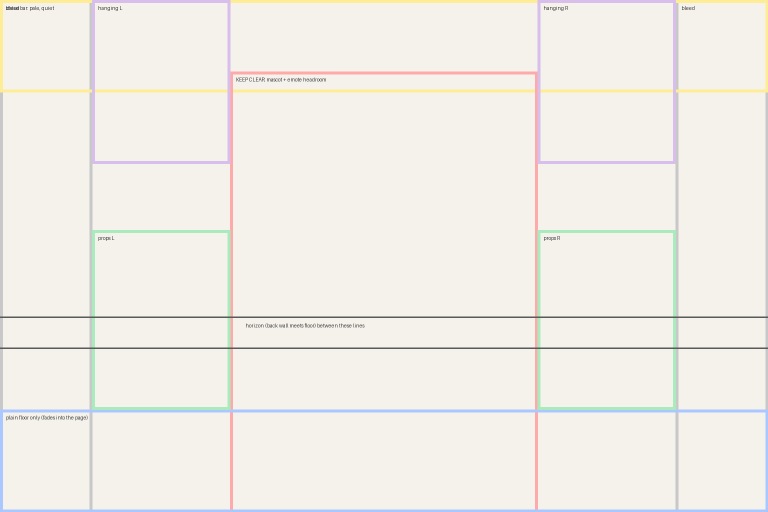
#> input picture design/tanks/zones-3x2.png, 1536 x 1024 px (shown at 1/2 size)
$ python check_tank.py zones-3x2.png
#> lines starting #> are read from the running program, lines starting #| are printed output that depends on the picture
"""Check a Grok tank painting against every place the app draws it, and show it there.

    python3 design/tanks/check_tank.py ~/Downloads/disco.png --id disco
    python3 design/tanks/check_tank.py --zones            # draw the composition map

Run it on every candidate before it goes anywhere near the cutter. It does the same
cover-scale and bottom fade as `~/Downloads/Sprout-handoff/scripts/cut_ios_tanks.py`
(imported from there when present, so the maths cannot drift), then:

  1. finds the floor line (where the back wall meets the ground) and reports the
     source row to paste into `FLOOR_LINE` in the cutter;
  2. finds the props — the boxes compose_tank.py recorded in <painting>.props.json,
     or else the blobs that stand out from the wall and floor — and checks each one
     lies inside the window that EVERY surface keeps (see SURFACES):
     the Home band on all iPhones, the shop hero and grid tiles, the collection
     card, the Kin header, the Focus band and the friend card. A prop that any of
     them would cut is a FAIL, and the report says which surface cuts it;
  3. measures the rules that made the first five plates blend into Home: pale top
     corners under the clock, a quiet centre column, a plain bottom fifth;
  4. writes `<id>-plate.png` (the 1440x1080 plate as it would ship), `<id>-props.png`
     (the plate with the always-visible window and every prop boxed, green inside /
     red cut) and `<id>-surfaces.png` (the plate on all nine surfaces at once).

Needs Pillow, numpy and scipy. The mascot in the previews is the bare stage II
Sprout still from design/sprout-stills/out/ — never a costume.
"""
from PIL import Image, ImageDraw
import numpy as np
from scipy import ndimage
import argparse, importlib.util, os, sys

HERE = os.path.dirname(os.path.abspath(__file__))
REPO = os.path.abspath(os.path.join(HERE, "..", ".."))
CUTTER = os.path.expanduser("~/Downloads/Sprout-handoff/scripts/cut_ios_tanks.py")
STILL = os.path.join(REPO, "design", "sprout-stills", "out", "sprout-mint-2@3x.png")

W, H = 1440, 1080            # the plate
FLOOR_AT = 0.64              # cutter: horizon lands here on a portrait source
FADE = 0.17                  # cutter: the last 17% smoothsteps to one colour
SCALE = 3                    # points to pixels in the previews

# Every place the app draws a scene, measured off the Swift on 2026-09-11, as the
# window of the 4:3 plate that survives: (x0, x1, y0, y1) in fractions, and how
# the mascot sits on it. Cover-scaling a 4:3 plate into a wider box cuts the top
# (bottom-anchored) or top and bottom (centred); into a taller box it cuts the sides.
#   home:      band = (w, min(w*0.836, h*0.385)), cover, bottom-anchored (HomeView)
#   shop:      TankTile — width stretched 14% past cover, bottom-anchored, grid
#              tiles pan up to the whole slack (KinShopView)
#   collect:   SceneCard — scaledToFill into 175x74, centred (CollectionView)
#   kin:       scaledToFit at full width, nothing cut (KinView)
#   focus:     scaledToFill into 402x222, centred, 50% under paper (FocusView)
#   friend:    scaledToFill into 362x212, centred, 55% under paper (FriendCardSheet)
def _cover(box_w, box_h, anchor_bottom, pan=0.0, stretch=1.0):
    if stretch != 1.0:                       # TankTile: 14% past cover, then 4:3
        dw = max(box_w * stretch, box_h * 4 / 3)
        dh = dw * 3 / 4
    else:
        scale = max(box_w / W, box_h / H)
        dw, dh = W * scale, H * scale
    slack = (dw - box_w) / 2
    x0 = (slack - pan * slack) / dw
    y0 = (dh - box_h) / dh if anchor_bottom else (dh - box_h) / 2 / dh
    return (x0, x0 + box_w / dw, y0, y0 + box_h / dh)


SURFACES = {
    "home 17 Pro":      dict(pt=(402, 336), win=_cover(402, 336, True), mascot=0.36),
    "home SE":          dict(pt=(375, 257), win=_cover(375, 257, True), mascot=0.36),
    "home Max":         dict(pt=(430, 359), win=_cover(430, 359, True), mascot=0.36),
    "shop hero":        dict(pt=(362, 196), win=_cover(362, 196, True, 0, 1.14), mascot=0.56),
    "shop grid":        dict(pt=(175, 142), win=_cover(175, 142, True, 0, 1.14), mascot=0.54),
    "shop grid pan -":  dict(pt=(175, 142), win=_cover(175, 142, True, -1, 1.14), mascot=0.60),
    "shop grid pan +":  dict(pt=(175, 142), win=_cover(175, 142, True, 1, 1.14), mascot=0.60),
    "collection card":  dict(pt=(175, 74),  win=_cover(175, 74, False), mascot=0),
    "kin header":       dict(pt=(402, 301), win=(0, 1, 0, 1), mascot=0.36),
    "focus band":       dict(pt=(402, 222), win=_cover(402, 222, False), mascot=0.43),
    "friend card":      dict(pt=(362, 212), win=_cover(362, 212, False), mascot=0.42),
}

# The window every surface keeps, and the column the mascot stands in at rest.
ALWAYS = (max(s["win"][0] for s in SURFACES.values()), min(s["win"][1] for s in SURFACES.values()),
          max(s["win"][2] for s in SURFACES.values()), min(s["win"][3] for s in SURFACES.values()))
MASCOT_X = (0.30, 0.70)
# Where a stand prop's feet land, and the floor under and around them that has to be
# bare for a slot to work: the horizon (~0.65) down to where the fade begins.
# The y range is set per plate from the detected horizon: the ridge's bases sit on
# the horizon, so the stage starts just below it and runs to where the fade begins.
STAGES = {"left": (0.12, 0.30), "right": (0.70, 0.88)}
STAGE_REF_X = (0.40, 0.60)             # the centre floor, bare by the older rule
STAGE_BELOW_HORIZON, STAGE_BOTTOM = 0.035, 0.83


# --- the cutter's maths, imported so a check and a cut never disagree ------------
def _load_cutter():
    if not os.path.exists(CUTTER):
        return None
    spec = importlib.util.spec_from_file_location("cut_ios_tanks", CUTTER)
    mod = importlib.util.module_from_spec(spec)
    spec.loader.exec_module(mod)
    return mod


cutter = _load_cutter()


def _finish_local(plate):
    """Copy of cut_ios_tanks.finish/ramp for when the handoff folder is missing."""
    a = np.asarray(plate).astype(float)
    mid = a[:, W // 4: 3 * W // 4, :]
    hi = mid[int(H * 0.86): int(H * 0.90)].mean(axis=(0, 1))
    lo = mid[int(H * 0.96): int(H * 0.995)].mean(axis=(0, 1))
    per_px = (lo - hi) / ((0.975 - 0.88) * H)
    handoff = np.clip(lo + per_px * (H * 0.025), 0, 255)
    start = int(H * (1 - FADE))
    for i, y in enumerate(range(start, H)):
        t = i / (H - start - 1)
        s = t * t * (3 - 2 * t)
        a[y] = a[y] * (1 - s) + handoff * s
    return Image.fromarray(a.astype(np.uint8)), handoff, per_px


def finish(plate):
    return cutter.finish(plate) if cutter else _finish_local(plate)


def page_deep(handoff, per_px):
    if cutter:
        return cutter.page_deep(handoff, per_px)
    return tuple(int(round(v)) for v in handoff)


# --- measuring ------------------------------------------------------------------
def luma(a):
    return 0.2126 * a[..., 0] + 0.7152 * a[..., 1] + 0.0722 * a[..., 2]


def floor_line(im):
    """Row where the back wall meets the ground: the strongest brightness step down
    the centre column between 45% and 85% of the height, after a light blur."""
    a = np.asarray(im.convert("RGB")).astype(float)
    h, w = a.shape[:2]
    col = luma(a)[:, int(w * 0.40): int(w * 0.60)].mean(axis=1)
    k = max(3, h // 100)
    col = np.convolve(col, np.ones(k) / k, mode="same")
    lo, hi = int(h * 0.45), int(h * 0.85)
    g = np.abs(np.diff(col))[lo:hi]
    return int(np.argmax(g)) + lo


def cut(im, floor_row):
    """Cover-scale to the plate; keep the whole height of a landscape source, and
    place a portrait source so its floor line lands at FLOOR_AT (the cutter's rule)."""
    scale = max(W / im.width, H / im.height)
    big = im.resize((round(im.width * scale), round(im.height * scale)), Image.LANCZOS)
    x = (big.width - W) // 2
    y = 0 if big.height <= H else max(0, min(big.height - H, int(floor_row * scale - FLOOR_AT * H)))
    return big.crop((x, y, x + W, y + H)), scale


def edges(L):
    return np.abs(np.diff(L, axis=1))[:-1, :] + np.abs(np.diff(L, axis=0))[:, :-1]


def props(plate):
    """The things standing in the tank, as boxes in plate fractions.

    Wall and floor are smooth gradients and the mounds are tone-on-tone, so a wide
    median filter rebuilds the background under anything smaller than a fifth of the
    frame; what differs from that by more than 45 (summed over RGB) is a prop.
    Blobs under 0.4% of the plate are texture; blobs wider than 60% are the ridge.
    Done at an eighth of the size: a box does not need more, and the median filter
    is quadratic in its window."""
    small = plate.resize((W // 8, H // 8), Image.LANCZOS)
    a = np.asarray(small).astype(float)
    h, w = a.shape[:2]
    bg = np.stack([ndimage.median_filter(a[..., c], size=(h // 5, w // 5), mode="nearest")
                   for c in range(3)], axis=-1)
    diff = np.abs(a - bg).sum(axis=-1)
    mask = diff > 55
    mask = ndimage.binary_opening(mask, iterations=1)
    mask = ndimage.binary_closing(mask, iterations=1)
    labels, n = ndimage.label(mask)
    out = []
    for i, sl in enumerate(ndimage.find_objects(labels), start=1):
        area = (labels[sl] == i).sum() / (h * w)
        y0, y1 = sl[0].start / h, sl[0].stop / h
        x0, x1 = sl[1].start / w, sl[1].stop / w
        if area < 0.004 or (x1 - x0) > 0.6:
            continue
        # a thing hanging from the top edge is decoration by the brief, never a key item
        out.append(dict(box=(x0, x1, y0, y1), area=area, key=area >= 0.015 and y0 > 0.03))
    return out


def known_props(image_path):
    """compose_tank.py writes <painting>.props.json with the exact boxes it placed;
    when that sidecar exists the checker trusts it over the blob finder."""
    side = image_path + ".props.json"
    if not os.path.exists(side):
        return None
    import json
    return [dict(box=tuple(b), area=0.05, key=True) for b in json.load(open(side)).values()]


def stage_boxes(floor_frac):
    y0 = min(max(floor_frac + STAGE_BELOW_HORIZON, 0.60), STAGE_BOTTOM - 0.06)
    return {side: (x0, x1, y0, STAGE_BOTTOM) for side, (x0, x1) in STAGES.items()}


def stage_report(plate, floor_frac):
    """Is the floor bare where a prop will stand? Compares each stage to the centre
    floor: edge density (texture, objects) and colour spread. A chest standing on a
    coral cluster is what this catches — the tank looked fine until the prop landed
    on top of something. Returns {side: (ok, note)}."""
    a = np.asarray(plate).astype(float)
    L = luma(a)
    E = edges(L)
    def crop(arr, box):
        x0, x1, y0, y1 = box
        return arr[int(y0 * H): int(y1 * H), int(x0 * W): int(x1 * W)]
    boxes = stage_boxes(floor_frac)
    ref = (STAGE_REF_X[0], STAGE_REF_X[1], boxes["left"][2], boxes["left"][3])
    ref_e = crop(E, ref).mean()
    ref_s = crop(a, ref).reshape(-1, 3).std(axis=0).mean()
    out = {}
    for side, box in boxes.items():
        e = crop(E, box).mean()
        sd = crop(a, box).reshape(-1, 3).std(axis=0).mean()
        ok = e <= ref_e * 1.6 + 0.6 and sd <= ref_s * 1.8 + 4
        out[side] = (ok, f"{side} stage: texture {e:.2f} vs centre {ref_e:.2f}, colour spread {sd:.1f} vs {ref_s:.1f}"
                     + ("" if ok else " — something is painted where the prop stands"))
    return out


# [5 lines left out: function cut_by, not called in this run]


def measure(plate, floor_frac):
    a = np.asarray(plate).astype(float)
    L = luma(a)
    E = edges(L)
    box = E[int(H * 0.50): int(H * 0.93), int(W * 0.27): int(W * 0.73)].mean()
    sides = np.concatenate([E[int(H * 0.35): int(H * 0.93), : int(W * 0.27)],
                            E[int(H * 0.35): int(H * 0.93), int(W * 0.73):]], axis=1).mean()
    bottom = L[int(H * 0.80): int(H * 0.98)]
    row = a[H - 2]
    return {
        "top17": L[: int(H * 0.17)].mean(),
        "clock": L[: int(H * 0.12), : int(W * 0.30)].mean(),
        "battery": L[: int(H * 0.12), int(W * 0.70):].mean(),
        "centre": box / max(sides, 1e-6),
        "bottom_std": bottom.std(),
        "bottom_row_spread": int((row.max(axis=0) - row.min(axis=0)).max()),
        "floor": floor_frac,
    }


def verdicts(m, items):
    """(label, ok, note). Thresholds come from the five shipped plates: lagoon /
    reef / deep / kelp / dusk measure top17 243/215/150/180/185, centre 0.71/0.72/
    0.63/0.62/0.76, bottom std 12/24/31/27/26, floor 0.64-0.73."""
    dark = m["top17"] < 165
    out = []
    keys = [p for p in items if p["key"]]
    cut_keys = [(p, cut_by(p["box"])) for p in keys]
    cut_keys = [(p, c) for p, c in cut_keys if c]
    if not keys:
        out.append(("every key item fully visible on every surface", False,
                    "no key item found at all — the theme's props are missing, too small, or tone-on-tone"))
    else:
        note = f"{len(keys)} key item(s)"
        if cut_keys:
            worst = max(cut_keys, key=lambda pc: len(pc[1]))
            note += (f"; {len(cut_keys)} cut — the one at x {worst[0]['box'][0]:.2f}-{worst[0]['box'][1]:.2f},"
                     f" y {worst[0]['box'][2]:.2f}-{worst[0]['box'][3]:.2f} is cut by {', '.join(worst[1])}")
        else:
            note += ", all inside the always-visible window"
        out.append(("every key item fully visible on every surface", not cut_keys, note))
    in_centre = [p for p in keys if p["box"][1] > MASCOT_X[0] and p["box"][0] < MASCOT_X[1]]
    out.append(("no key item under the mascot", not in_centre,
                f"{len(in_centre)} key item(s) reach into x {MASCOT_X[0]:.2f}-{MASCOT_X[1]:.2f}"
                if in_centre else "centre column clear"))
    if dark:
        # A dark tank is a choice, not a defect; the status bar is Swift's job.
        out.append(("pale top (clock + battery corners)", True,
                    f"DARK scene, clock {m['clock']:.0f}, battery {m['battery']:.0f} — the app must flip the"
                    " status bar to light text for Scene0.isDark before this ships"))
    else:
        out.append(("pale top (clock + battery corners)",
                    m["clock"] >= 165 and m["battery"] >= 165,
                    f"clock {m['clock']:.0f}, battery {m['battery']:.0f}; need 165+ for dark status-bar text"))
    out.append(("quiet centre column",
                m["centre"] <= 0.85,
                f"centre/sides edge ratio {m['centre']:.2f}; shipped plates 0.62-0.76, fail above 0.85"))
    out.append(("plain bottom fifth",
                m["bottom_std"] <= 35,
                f"luma std {m['bottom_std']:.1f} over the bottom 20%; shipped plates 12-31"))
    out.append(("floor line 0.58-0.74",
                0.58 <= m["floor"] <= 0.74,
                f"wall meets ground at {m['floor']:.2f} of the plate height"))
    out.append(("bottom row is one colour after the fade",
                m["bottom_row_spread"] <= 2,
                f"spread {m['bottom_row_spread']} (should be 0-2)"))
    return out, dark


# --- pictures -------------------------------------------------------------------
def mascot():
    if not os.path.exists(STILL):
        return None
    st = Image.open(STILL).convert("RGBA")
    return st.crop(st.getbbox())


def props_picture(plate, items):
    im = plate.copy()
    d = ImageDraw.Draw(im, "RGBA")
    x0, x1, y0, y1 = ALWAYS
    d.rectangle([x0 * W, y0 * H, x1 * W, y1 * H], outline=(255, 255, 255, 230), width=5)
    d.rectangle([MASCOT_X[0] * W, y0 * H, MASCOT_X[1] * W, y1 * H], fill=(255, 255, 255, 40))
    for p in items:
        bx0, bx1, by0, by1 = p["box"]
        bad = bool(cut_by(p["box"])) if p["key"] else False
        col = (230, 60, 60, 255) if bad else (60, 200, 90, 255) if p["key"] else (255, 210, 60, 200)
        d.rectangle([bx0 * W, by0 * H, bx1 * W, by1 * H], outline=col, width=6 if p["key"] else 3)
    d.text((x0 * W + 12, y0 * H + 10), "always visible", fill=(255, 255, 255, 255))
    return im


def surface_tile(plate, name, spec, still, dark):
    """The plate as that surface shows it, at 3x, with the mascot where it stands."""
    pw, ph = spec["pt"]
    px_w, px_h = pw * SCALE, ph * SCALE
    x0, x1, y0, y1 = spec["win"]
    crop = plate.crop((int(x0 * W), int(y0 * H), int(x1 * W), int(y1 * H)))
    tile = crop.resize((px_w, px_h), Image.LANCZOS)
    if name in ("focus band", "friend card"):
        paper = Image.new("RGB", tile.size, (243, 236, 224))
        tile = Image.blend(paper, tile, 0.5)
    if still and spec["mascot"]:
        want = px_h * spec["mascot"]
        k = want / still.height
        st = still.resize((round(still.width * k), round(still.height * k)), Image.LANCZOS)
        feet = px_h - int(px_h * (0.07 if name.startswith("home") else 0.05))
        if name in ("kin header", "focus band", "friend card"):
            feet = px_h - int(px_h * 0.18)
        tile.paste(st, ((px_w - st.width) // 2, feet - st.height), st)
    d = ImageDraw.Draw(tile, "RGBA")
    if name.startswith("home"):
        chip = (30, 30, 30, 235) if dark else (255, 255, 255, 235)
        cy0, cy1 = int(px_h * 0.20), int(px_h * 0.30)
        d.rounded_rectangle((int(px_w * 0.05), cy0, int(px_w * 0.33), cy1), (cy1 - cy0) // 2, fill=chip)
        d.rounded_rectangle((int(px_w * 0.60), cy0, int(px_w * 0.95), cy1), (cy1 - cy0) // 2, fill=chip)
    return tile


def surfaces_sheet(plate, dark):
    still = mascot()
    tiles = [(name, surface_tile(plate, name, spec, still, dark)) for name, spec in SURFACES.items()]
    pad, label_h = 40, 44
    cols = 4
    cell_w = max(t.width for _, t in tiles) + pad
    cell_h = max(t.height for _, t in tiles) + pad + label_h
    rows = (len(tiles) + cols - 1) // cols
    sheet = Image.new("RGB", (cell_w * cols + pad, cell_h * rows + pad), (250, 248, 244))
    d = ImageDraw.Draw(sheet)
    for i, (name, t) in enumerate(tiles):
        cx, cy = pad + (i % cols) * cell_w, pad + (i // cols) * cell_h
        sheet.paste(t, (cx, cy + label_h))
        d.text((cx, cy + 12), f"{name}  ({SURFACES[name]['pt'][0]}x{SURFACES[name]['pt'][1]}pt)",
               fill=(60, 50, 45))
    return sheet


# [36 lines left out: function zones, not called in this run]


def main():
    ap = argparse.ArgumentParser()
    ap.add_argument("image", nargs="?")
    ap.add_argument("--id", default=None, help="tank id, used for the output names")
    ap.add_argument("--out", default=os.path.join(HERE, "out"))
    ap.add_argument("--floor-row", type=int, default=None, help="override the detected floor row")
    ap.add_argument("--zones", action="store_true", help="draw the composition map and exit")
    ap.add_argument("--empty", action="store_true",
                    help="the painting is an EMPTY tank (no props yet): check its stages are bare, skip the key-item rules")
    args = ap.parse_args()
    os.makedirs(args.out, exist_ok=True)
    if args.zones:
        zones(os.path.join(args.out, "zones-3x2.png"))
        return
    if not args.image:
        ap.error("give a painting, or --zones")
    tank = args.id or os.path.splitext(os.path.basename(args.image))[0]
    im = Image.open(args.image).convert("RGB")
#> im is the input picture: PIL image 1536x1024 RGB; mean R, G, B 241.7, 238.7, 232.8
    row = args.floor_row or floor_line(im)
#> in luma, `return 0.2126 * a[..., 0] + 0.7152 * a[..., 1] + 0.0722 * a[..., 2]`:
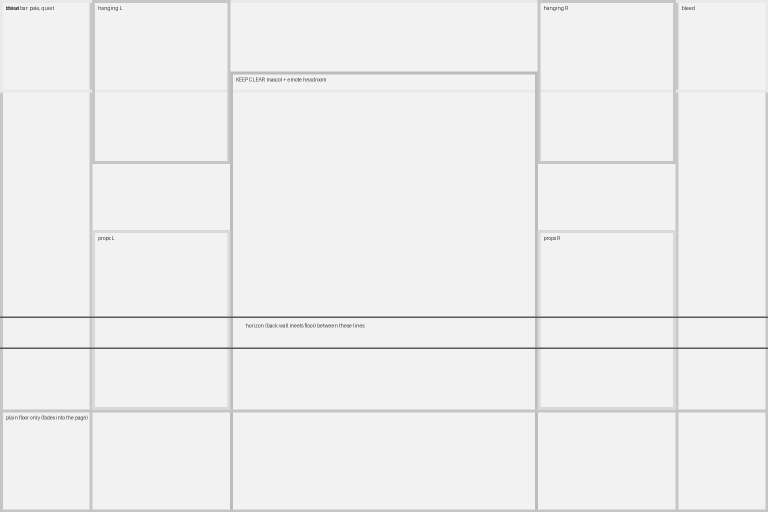
#> returned value: shape (1024, 1536) float64 (shown at 1/2 size); min 61, max 242.2, mean 238.9
#> in floor_line, `col = luma(a)[:, int(w * 0.40): int(w * 0.60)].mean(axis=1)`: col = 1024 values, max 242.2 at index 6, min 90 at index 633, mean 240.2
#> in floor_line, `col = np.convolve(col, np.ones(k) / k, mode="same")`: col = 1024 values, max 242.2 at index 11, min 116.9 at index 0, mean 239.7
#> in floor_line, `g = np.abs(np.diff(col))[lo:hi]`: g = 410 values, max 15.22 at index 168, min 0 at index 0, mean 0.65
#> row = 628
    plate, scale = cut(im, row)
#> in cut, `y = 0 if big.height <= H else max(0, min(big.height - H, int(floor_row..`: y = 0
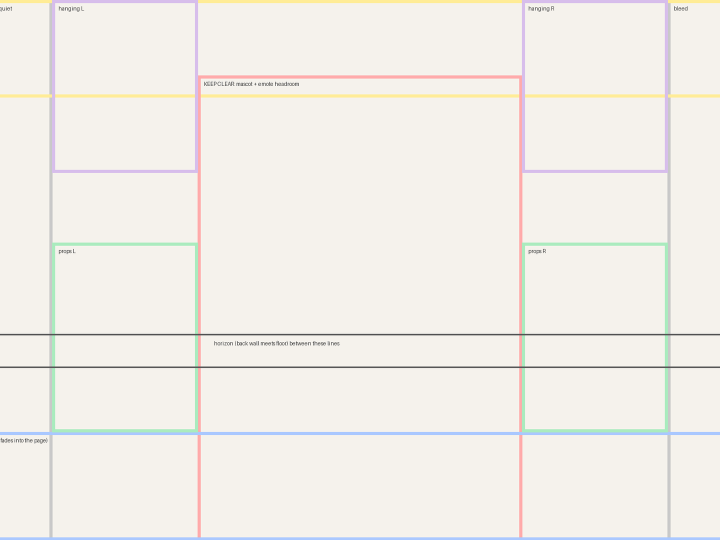
#> plate: PIL image 1440x1080 RGB (shown at 1/2 size); mean R, G, B 241.8, 238.8, 233
#> scale = 1.05
    plate, handoff, per_px = finish(plate)
#> in _finish_local, `mid = a[:, W // 4: 3 * W // 4, :]`:
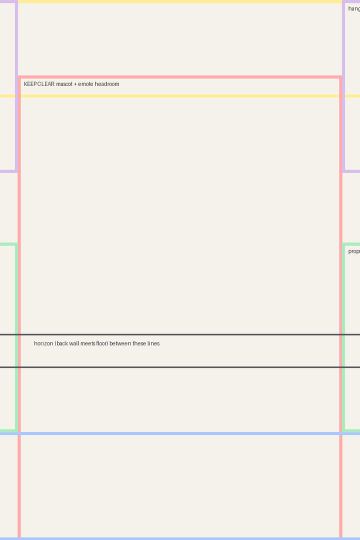
#> mid: shape (1080, 720, 3) float64 (shown at 1/2 size); mean R, G, B 242.6, 238.6, 232.6
#> in _finish_local, `hi = mid[int(H * 0.86): int(H * 0.90)].mean(axis=(0, 1))`: hi = [245.2, 240.7, 234.8]
#> in _finish_local, `lo = mid[int(H * 0.96): int(H * 0.995)].mean(axis=(0, 1))`: lo = [245.3, 240.8, 234.8]
#> in _finish_local, `per_px = (lo - hi) / ((0.975 - 0.88) * H)`: per_px = [0.00126, 0.000497, -0.000529]
#> in _finish_local, `handoff = np.clip(lo + per_px * (H * 0.025), 0, 255)`: handoff = [245.3, 240.8, 234.8]
#> handoff = [245.3, 240.8, 234.8]; per_px = [0.00126, 0.000497, -0.000529]
    small = plate.convert("P", palette=Image.ADAPTIVE, colors=256).convert("RGB")
    floor = small.getpixel((W // 2, H - 2))
#> floor = (245, 240, 234)
    deep = page_deep(np.array(floor, float), per_px)
#> deep = (245, 240, 234)
    y0 = 0 if im.height * scale <= H else max(0, min(im.height * scale - H, row * scale - FLOOR_AT * H))
#> y0 = 0
    floor_frac = (row * scale - y0) / H
#> floor_frac = 0.613
    known = known_props(args.image)
    items = known or props(plate)
#> in props, `small = plate.resize((W // 8, H // 8), Image.LANCZOS)`:
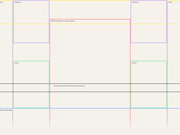
#> small: PIL image 180x135 RGB; mean R, G, B 242.2, 238.9, 232.7
#> in props, `bg = np.stack([ndimage.median_filter(a[..., c], size=(h // 5, w // 5),..`:
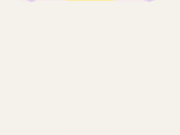
#> bg: shape (135, 180, 3) float64; mean R, G, B 245, 241.7, 235.6
#> in props, `diff = np.abs(a - bg).sum(axis=-1)`:
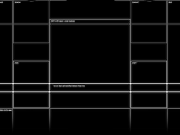
#> diff: shape (135, 180) float64; min 0, max 256, mean 11.3; drawn with min black and max white
#> in props, `mask = diff > 55`:
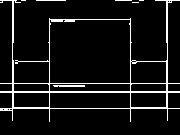
#> mask: shape (135, 180) bool; 7.5% white in thin lines or dots
#> (the rest of the program and of its run is left out)
